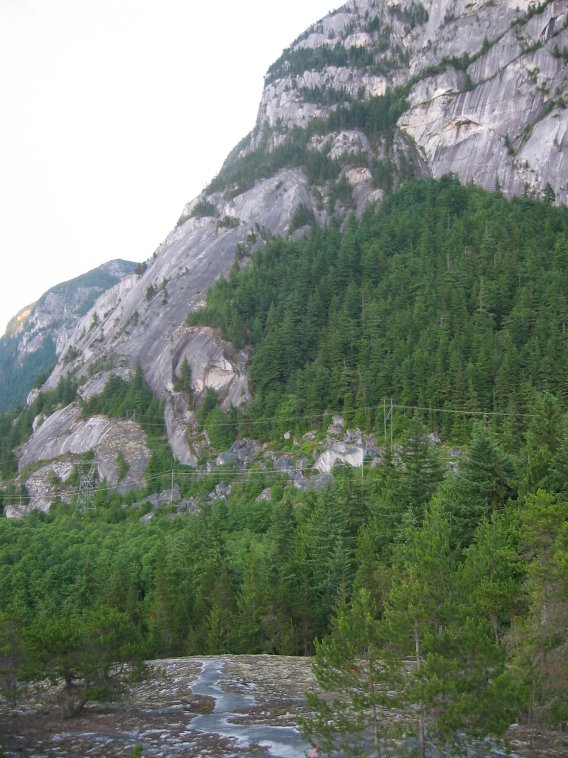
#> input picture Final Submissions Assignments and Project/Final Submissions/Task05/data/mountain/1.jpg, 568 x 758 px, found by its file name
$ python image_perspect.py
#> lines starting #> are read from the running program, lines starting #| are printed output that depends on the picture
import cv2
import numpy as np
import matplotlib.pyplot as plt

fig_1 = cv2.cvtColor(cv2.imread(r'../data/1.jpg'),cv2.COLOR_BGR2RGB)
fig_2 = cv2.cvtColor(cv2.imread(r'../data/2.jpg'),cv2.COLOR_BGR2RGB)
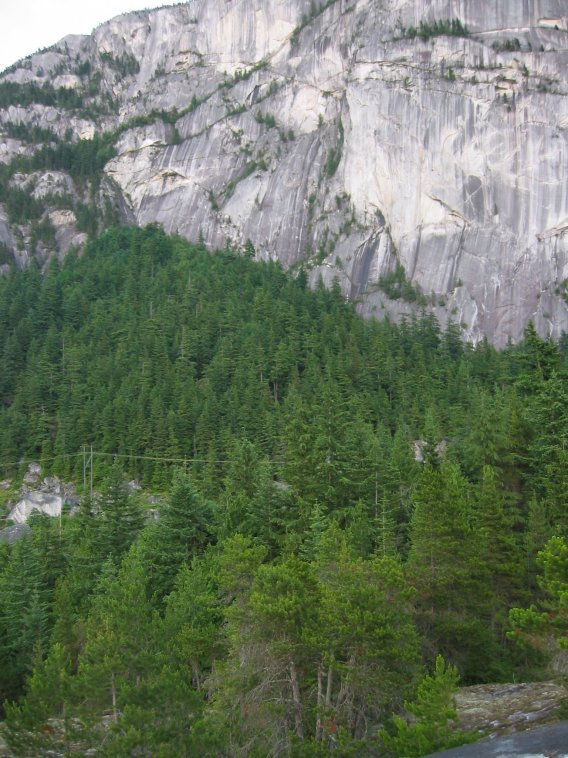
#> input picture Final Submissions Assignments and Project/Final Submissions/Task05/data/mountain/2.jpg, 568 x 758 px, found by its file name
fig_3 = cv2.cvtColor(cv2.imread(r'../data/3.jpg'),cv2.COLOR_BGR2RGB)
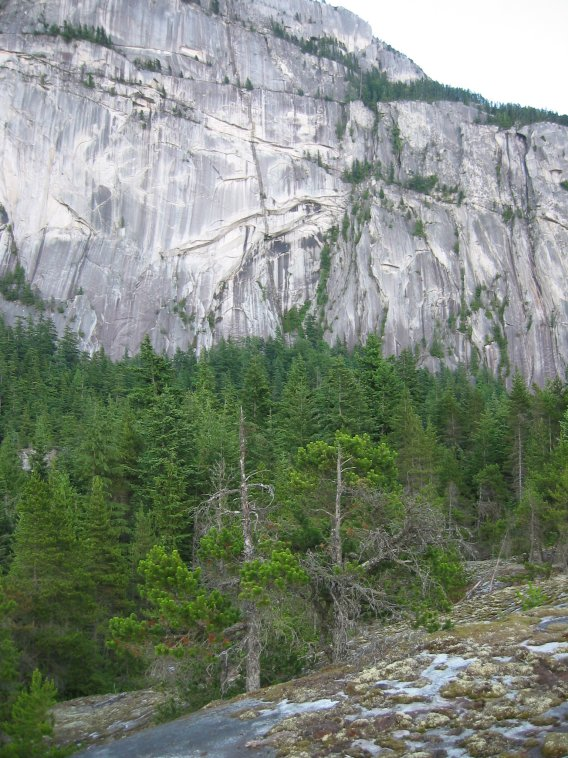
#> input picture Final Submissions Assignments and Project/Final Submissions/Task05/data/mountain/3.jpg, 568 x 758 px, found by its file name
#> (the run stopped early here; a loop or call above may not have finished)
